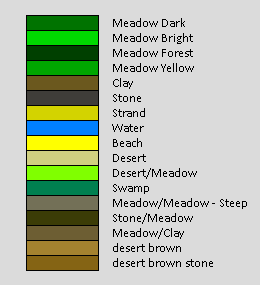

Reproduce this figure in Python.
from PIL import Image, ImageDraw, ImageFont
from scripts.colormap import template_editgroups_palette

font_name = "verdana.ttf"
font_size = 11
# Out of all commonly accessible fonts, Verdana with size 11 seems to be the closest font
# to the one used in "Cultures - Northland" in file "Editor\Premaps\Misc\Palette.pcx".

file_name = "Palette.png"

palette_image = Image.new("RGB", (260, 15*(len(template_editgroups_palette) + 2)), (219, 219, 219))
palette_image_draw = ImageDraw.Draw(palette_image, mode=palette_image.mode)
palette_image_draw.fontmode = "1"

font = ImageFont.truetype(font_name, font_size)

for index, name in enumerate(template_editgroups_palette.keys()):

    palette_image_draw.rectangle((26, 15*(index+1), 98, 15*(index+2)),
                                 fill=template_editgroups_palette[name],
                                 outline=(0, 0, 0))
    palette_image_draw.text((112, 15*(index+1)), name, (0, 0, 0), font)

palette_image.save(file_name)
print("Palette was successfully created.")
